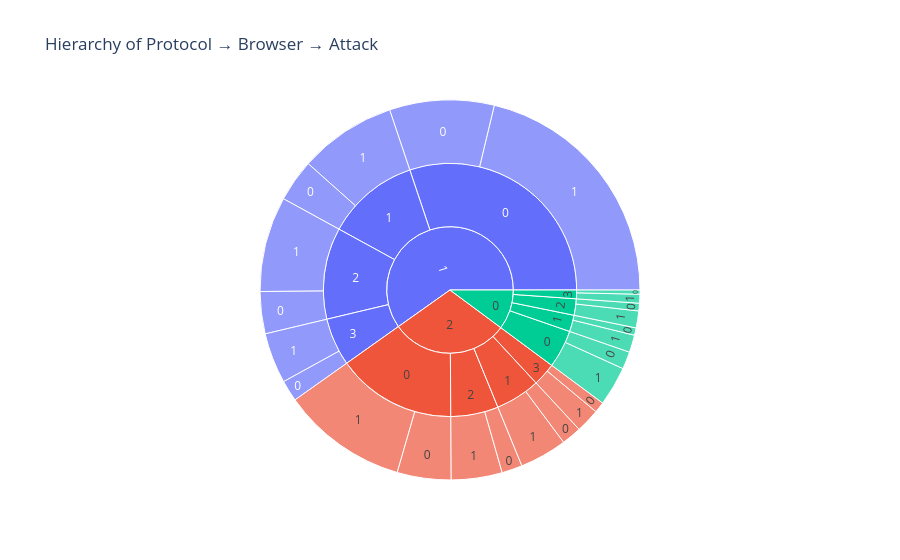

Write notebook code for a chart like this one.
### Code cell
#How are different browser types involved in network traffic across protocols and attacks?
 
import plotly.express as px

fig = px.sunburst(df, 
                 path=['protocol_type', 'browser_type', 'attack_detected'],
                 title="Hierarchy of Protocol → Browser → Attack")
fig.show()

### Figure 1 — Plotly figure (JSON) as saved in the notebook; plotly's stock layout.template omitted (floating-point values rounded to 4 significant figures)
{"data": [{"branchvalues": "total", "domain": {"x": [0, 1], "y": [0, 1]}, "hovertemplate": "labels=%{label}<br>count=%{value}<br>parent=%{parent}<br>id=%{id}<extra></extra>", "ids": ["1/1/0", "1/0/0", "1/0/1", "2/0/0", "1/2/1", "1/1/1", "2/3/1", "0/0/1", "2/2/0", "2/0/1", "2/1/0", "1/3/1", "0/2/1", "2/2/1", "2/1/1", "1/3/0", "1/2/0", "0/0/0", "0/3/0", "0/2/0", "0/1/1", "2/3/0", "0/1/0", "0/3/1", "1/1", "1/0", "2/0", "1/2", "2/3", "0/0", "2/2", "2/1", "1/3", "0/2", "0/3", "0/1", "1", "2", "0"], "labels": ["0", "0", "1", "0", "1", "1", "1", "1", "0", "1", "0", "1", "1", "1", "1", "0", "0", "0", "0", "0", "1", "0", "0", "1", "1", "0", "0", "2", "3", "0", "2", "1", "3", "2", "3", "1", "1", "2", "0"], "name": "", "parents": ["1/1", "1/0", "1/0", "2/0", "1/2", "1/1", "2/3", "0/0", "2/2", "2/0", "2/1", "1/3", "0/2", "2/2", "2/1", "1/3", "1/2", "0/0", "0/3", "0/2", "0/1", "2/3", "0/1", "0/3", "1", "1", "2", "1", "2", "0", "2", "2", "1", "0", "0", "0", "", "", ""], "type": "sunburst", "values": [649, 1601, 3825, 825, 1459, 1489, 368, 604, 315, 1926, 304, 774, 259, 779, 725, 325, 645, 267, 64, 117, 266, 165, 113, 136, 2138, 5426, 2751, 2104, 533, 871, 1094, 1029, 1099, 376, 200, 379, 10767, 5407, 1826]}], "layout": {"legend": {"tracegroupgap": 0}, "title": {"text": "Hierarchy of Protocol → Browser → Attack"}}}
